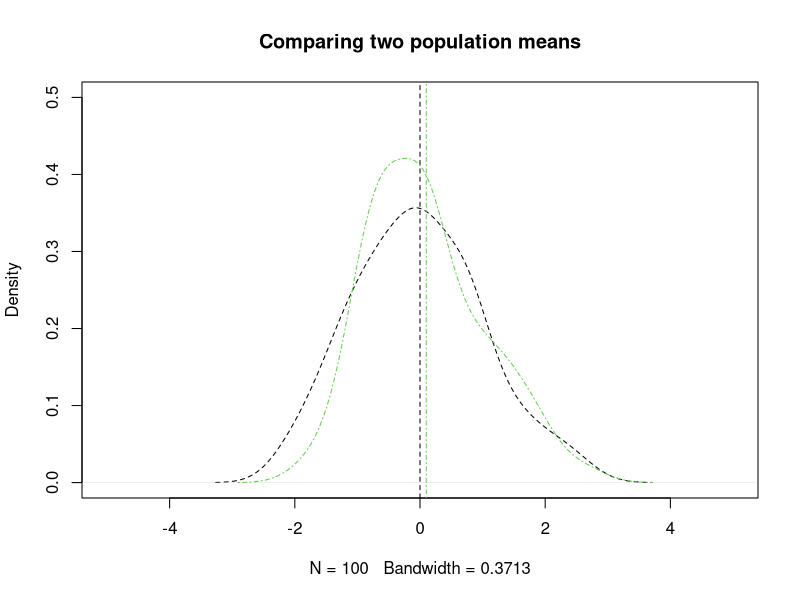
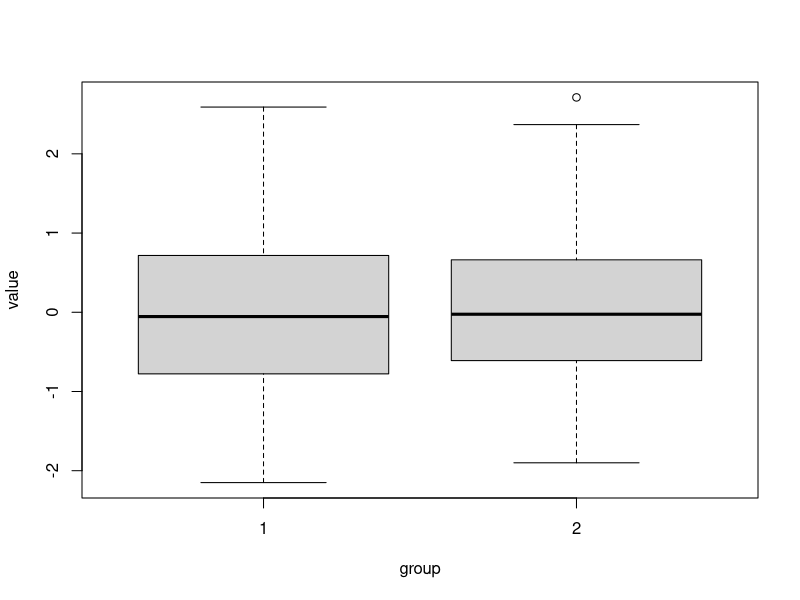
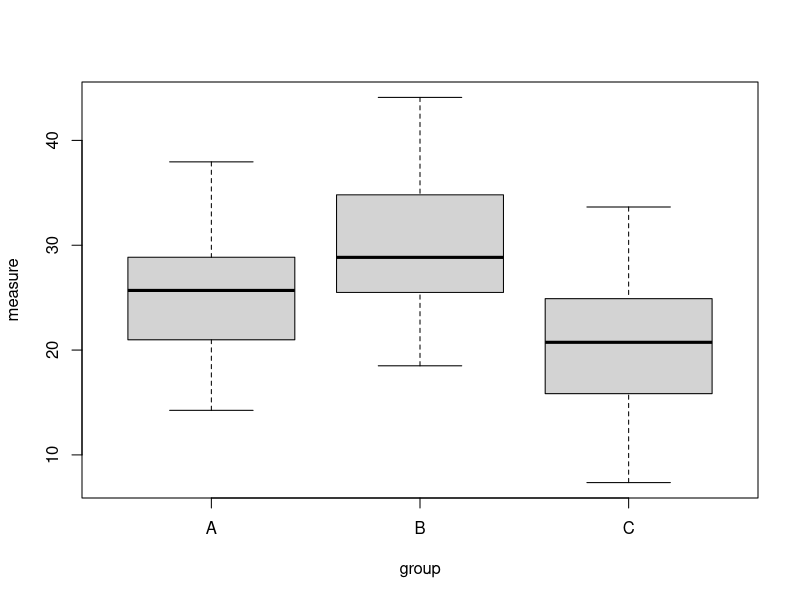
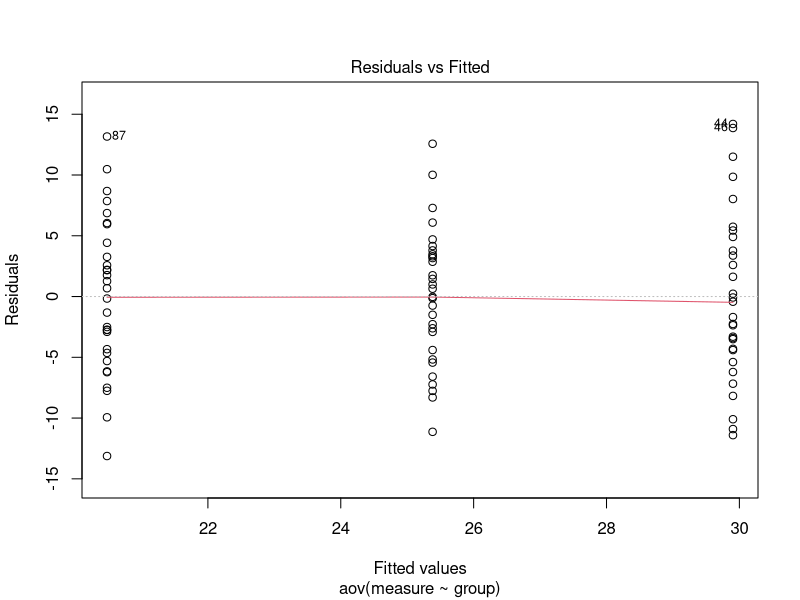
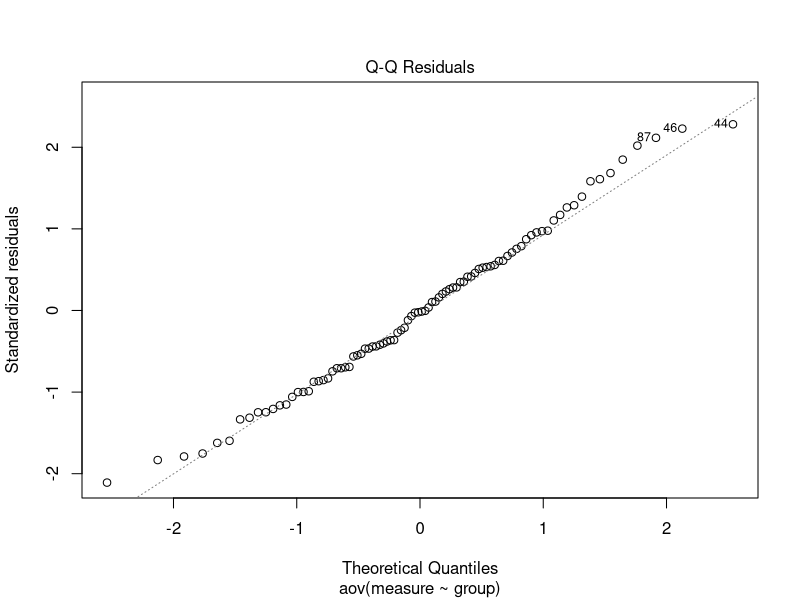
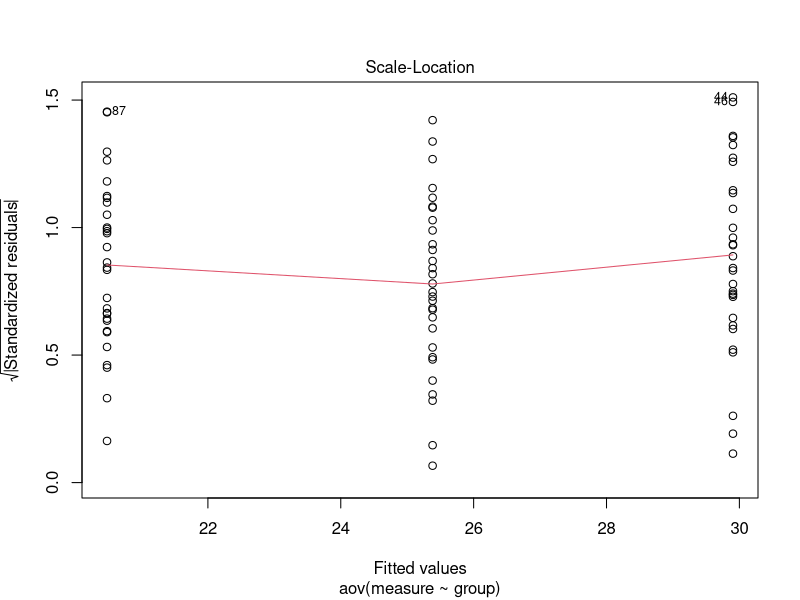
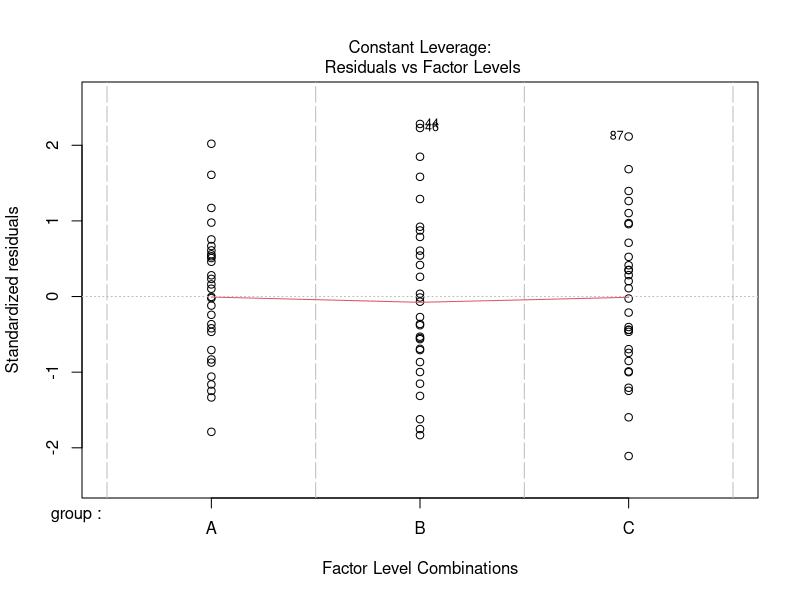

Recreate these plots in R, in order.
## ---- chunk 1
set.seed(20221011) # Seed for reproducibility
n <- 100 # Sample size

mu1 <- 0 # Mean of sample 1
mu2 <- 0.1 # Mean of sample 2

sd1 <- 1 # Standard deviation 1
sd2 <- 1 # Standard deviation 2

# Generate two samples of of size n of normally-distributed data.
# Sample x1 has a mean of mu1 and standard deviation sd1
# Sample x2 has a mean of mu2 and standard deviation sd2
x1 <- rnorm(n, mu1, sd1)
x2 <- rnorm(n, mu2, sd2)
## ---- chunk 2
# First look at your data
# We draw density plots to see if our data are different
# Overlay the two plots
plot(density(x1), xlim=c(-5,5), ylim=c(0,0.5), col = 1, lty = 2, main = "Comparing two population means")
abline(v=mu1, col=1, lty = 2)
lines(density(x2), col = 3, lty = 4)
abline(v=mu2, col=3, lty = 4)
## ---- chunk 3
# The boxplot() function requires a data frame
# We'll put our data into a data frame with one column representing the random data and the other representing the group label
df <- data.frame(c(x1,x2),
                    c(rep(1,length(x1)), rep(2,length(x2))))
colnames(df) <- c("value","group")
boxplot(value ~ group, data = df)
## ---- chunk 4
# Now run a t-test comparing the two means. 
# Do you reject your null hypothesis?
# How does it change if you change n or mu1 or mu2?

# The t.test() function has several parameters
# If we put in two vectors, we can compare them
t.test(x1, x2) 
## ---- chunk 5
# We can get more degrees of freedom with an equal-variance t-test (though it doesn't really matter once n is around 30+)
# This is a logical variable that returns whether the standard deviations of our two samples are equal
# If they are, it returns true
# Try putting sd1==sd2 into the console and seeing what it returns!
ve <- sd1 == sd2

t.test(x1,x2,var.equal = ve)
## ---- chunk 6
# For a one-sided t-test of whether a value is greater than zero, just use one parameter:
t.test(x2)
t.test(x2, alternative = c("greater")) # or specify "greater"
## ---- chunk 7
t_test_results <- t.test(x1, x2)

names(t_test_results) # This will tell you what is store in the t_test_results object
t_test_results$data.name
## ---- chunk 8
#t_test_results$
## ---- chunk 9
#set.seed(20221011) # Seed for reproducibility
#n <-  # Sample size (CHANGE THIS)

#mu1 <- 0 # Mean of sample 1
#mu2 <- 0.1 # Mean of sample 2

#sd1 <- 1 # Standard deviation 1
#sd2 <- 1 # Standard deviation 2

#ve <- sd1 == sd2

# Generate two samples of of size n of normally-distributed data.
# Sample x1 has a mean of mu1 and standard deviation sd1
# Sample x2 has a mean of mu2 and standard deviation sd2
#x1 <- rnorm(n, mu1, sd1)
#x2 <- rnorm(n, mu2, sd2)

#t.test(x1,x2,var.equal = ve)
## ---- chunk 10
#set.seed(20221011) # Seed for reproducibility
#n <- 20 # Sample size

#mu1 <-  # Mean of sample 1 (CHANGE THIS)
#mu2 <-  # Mean of sample 2 (CHANGE THIS)

#sd1 <- 1 # Standard deviation 1
#sd2 <- 1 # Standard deviation 2

#ve <- sd1 == sd2

# Generate two samples of of size n of normally-distributed data.
# Sample x1 has a mean of mu1 and standard deviation sd1
# Sample x2 has a mean of mu2 and standard deviation sd2
#x1 <- rnorm(n, mu1, sd1)
#x2 <- rnorm(n, mu2, sd2)

#t.test(x1, x2, var.equal = ve)
## ---- chunk 11
set.seed(20221011)

# Our artificial data will have three different means
m1 <- rnorm(30, mean = 25, sd = 5)
m2 <- rnorm(30, mean = 30, sd = 6)
m3 <- rnorm(30, mean = 22, sd = 7)

ms <- c(m1, m2, m3) # Combine our three measures into one vector

# Our vector of group labels A, B, and C
ls <- as.factor(c(rep("A",30),rep("B",30),rep("C",30)))

# Make it into a data frame
df_anova <- data.frame(ms, ls)
colnames(df_anova) <- c("measure","group")
## ---- chunk 12
boxplot(measure ~ group, data = df_anova)
## ---- chunk 13
# Run the ANOVA
results_aov <- aov(measure ~ group, data = df_anova)

# Call the results of the ANOVA
print("---Printing results of ANOVA---")
results_aov

# Print the summary
print("---Printing summary---")
summary(results_aov)
## ---- chunk 14
results_aov$coefficients
## ---- chunk 15
plot(results_aov)
## ---- chunk 16
data("PlantGrowth") # Load the data (it may take a second)

## ---- chunk 17
# TukeyHSD(...)
